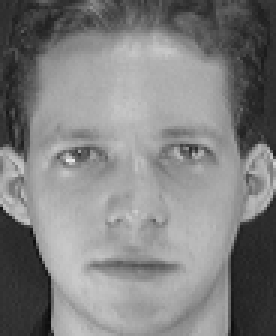
#> input picture ML Assign 3/ML Assign 3/facial_data/Datasets/att_faces_combined/s1/1.pgm, 92 x 112 px (shown 3 times larger)
$ jupyter execute --allow-errors 'Facial Recognition PCA.ipynb'   (shell and % lines are left out)
#> lines starting #> are read from the running program, lines starting #| are printed output that depends on the picture
[cell 1]
# importing libraries

import numpy as np
from PIL import Image
%pylab inline
import matplotlib.pyplot as plt
import matplotlib.image as mpimg
import cv2

[cell 2]
# displaying some sample images from random folders

base_path = 'facial_data/Datasets/att_faces_combined/'

img=cv2.imread(base_path + 's1/1.pgm')
#> img is the input picture: shape (112, 92, 3); min 11, max 234, mean 128.3
imgplot = plt.imshow(img)
plt.show()

img=cv2.imread(base_path + 's2/3.pgm')
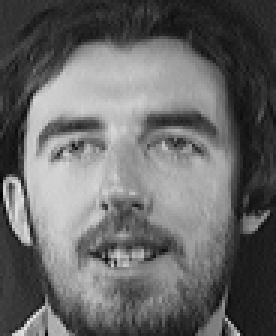
#> input picture ML Assign 3/ML Assign 3/facial_data/Datasets/att_faces_combined/s11/3.pgm, 92 x 112 px, found by its file name (shown 3 times larger)
#> img is the input picture: shape (112, 92, 3); min 1, max 231, mean 103.8
imgplot = plt.imshow(img)
plt.show()

img=cv2.imread(base_path + 's3/5.pgm')
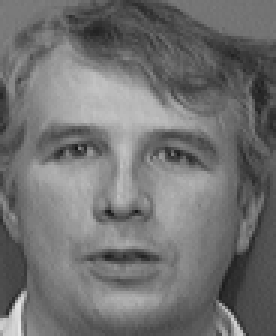
#> input picture ML Assign 3/ML Assign 3/facial_data/Datasets/att_faces_combined/s15/5.pgm, 92 x 112 px, found by its file name (shown 3 times larger)
#> img is the input picture: shape (112, 92, 3); min 19, max 229, mean 113.4
imgplot = plt.imshow(img)
plt.show()

img=cv2.imread(base_path + 's4/9.pgm')
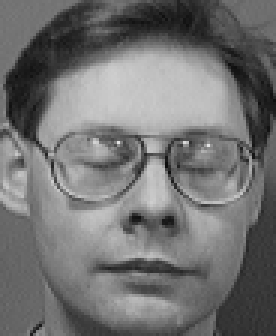
#> input picture ML Assign 3/ML Assign 3/facial_data/Datasets/att_faces_combined/s4/9.pgm, 92 x 112 px (shown 3 times larger)
#> img is the input picture: shape (112, 92, 3); min 14, max 227, mean 114.2
imgplot = plt.imshow(img)
plt.show()

img=cv2.imread(base_path + 's5/6.pgm')
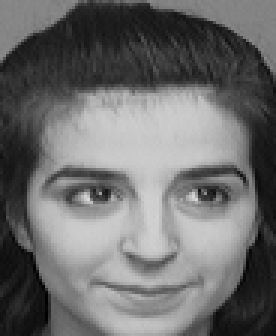
#> input picture ML Assign 3/ML Assign 3/facial_data/Datasets/att_faces_combined/s10/6.pgm, 92 x 112 px, found by its file name (shown 3 times larger)
#> img is the input picture: shape (112, 92, 3); min 0, max 219, mean 108.9
imgplot = plt.imshow(img)
plt.show()

leny, lenx, z = img.shape
#> leny = 112; lenx = 92; z = 3

[cell 3]
# creating feature vector for images from training

def create_feature_vec(num_train) :

    feature_vector = []
    for i in range(1, 41) : # for each folder
        folder_path = base_path + 's' + str(i) + '/'
        for j in range(1, num_train + 1) : # for each image inside the folder si
            img_path = folder_path + str(j) + '.pgm'
            im = Image.open(img_path)
            pix = im.load()

            img_row = []
            for x in range(lenx) :
                for y in range(leny) :
                    img_row.append(pix[x, y])

            feature_vector.append(img_row)

    feature_vector = np.array(feature_vector)
    feature_vector_T = np.transpose(feature_vector)
    print("feature vector = ", feature_vector)
    print("shape of feature vector = ", feature_vector.shape)
    print("\n")

    return feature_vector

[cell 4]
# mean vector

# [8 lines left out: function create_mean_vec, not called in this run]

[cell 5]
# deviation matrix

# [8 lines left out: function create_dev_mat, not called in this run]

[cell 6]
# covariance matrix

# [7 lines left out: function create_cov_matrix, not called in this run]

[cell 7]
# eigenvalues and eigenvectors

# [16 lines left out: function create_eig_val_vec, not called in this run]

[cell 8]
def select_k_eigenvectors(eigen_vec, k) :
    return eigen_vec[:, :k]

[cell 9]
def create_eigen_faces(dec_feature_vec, dev_mat) :
    eig_face = np.dot(np.transpose(dec_feature_vec), dev_mat)
    return eig_face

[cell 10]
# [4 lines left out: function signature_each_face, not called in this run]

[cell 11]
# [25 lines left out: function prediction_vec, not called in this run]

[cell 12]
# [5 lines left out: function euclidean_dist, not called in this run]

[cell 13]
# creating testing vector
# [9 lines left out: function create_test_vec, not called in this run]

[cell 14]
# displaying some sample images from random folders

img=cv2.imread(base_path + 's1/9.pgm')
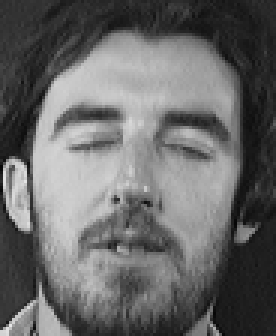
#> input picture ML Assign 3/ML Assign 3/facial_data/Datasets/att_faces_combined/s11/9.pgm, 92 x 112 px, found by its file name (shown 3 times larger)
#> img is the input picture: shape (112, 92, 3); min 6, max 229, mean 104.1
imgplot = plt.imshow(img)
plt.show()

img=cv2.imread(base_path + 's1/10.pgm')
#> (the rest of this cell did not finish here and is left out)

[cell 15]
# create the test matrix

# [23 lines left out: function create_test_matrix, not called in this run]

[cell 16]
# mean zero

# [8 lines left out: function create_mean_zero_test, not called in this run]

[cell 17]
# final testing

# [13 lines left out: function testing_for_k, not called in this run]

[cell 18]
# calculating accuracy

# [6 lines left out: function accuracy, not called in this run]

[cell 19]
# output for various train-test split cases

def diff_cases(num_train, num_test) :

    # getting feature vector
    feature_vector = create_feature_vec(num_train)
#> after the loop in create_feature_vec, `for x in range(lenx) :`: img_row = 10304 values, max 234 at index 2517, min 11 at index 1897, mean 128.3

    # getting mean
    mean, mean_T = create_mean_vec(feature_vector)

    # getting deaviation matrix
    dev_mat, dev_mat_T = create_dev_mat(feature_vector, mean)

    # getting covariance matrix
    cov_mat = create_cov_matrix(dev_mat, dev_mat_T)

    # getting eigen values and eigen vectors
    eigen_val, eigen_vec = create_eig_val_vec(cov_mat)

    # getting test matrix
    test_mat = create_test_matrix(num_train)

    # getting deviation test matrix
    dev_test_mat, dev_test_mat_T = create_mean_zero_test(test_mat, mean)

    # getting actual test values
    test_vec = create_test_vec(num_test)

    # accuracy for k values

    k_val = []
    acc_val = []
    for k in range(51) :
        min_idx_each_img = testing_for_k(k, eigen_vec, dev_mat, dev_mat_T, dev_test_mat_T, num_test, num_train)

        k_val.append(k)
        acc_val.append(accuracy(min_idx_each_img, test_vec, num_test))

    print("Plotting accuracy vs k")
    plt.plot(k_val, acc_val)
    plt.xlabel('Increasing value of k')
    plt.ylabel('Accuracy')

    plt.xticks(np.arange(min(k_val), max(k_val) + 1, 5.0))
    plt.yticks(np.arange(0, 100, 10.0))

    plt.show()

    print("maximum accuracy for {}-{} split = {}".format(num_train * 10, num_test * 10, max(acc_val)))

#> (a cell that did not finish here is left out)

#> (a cell that did not finish here is left out)


#> (a cell that did not finish here is left out)
